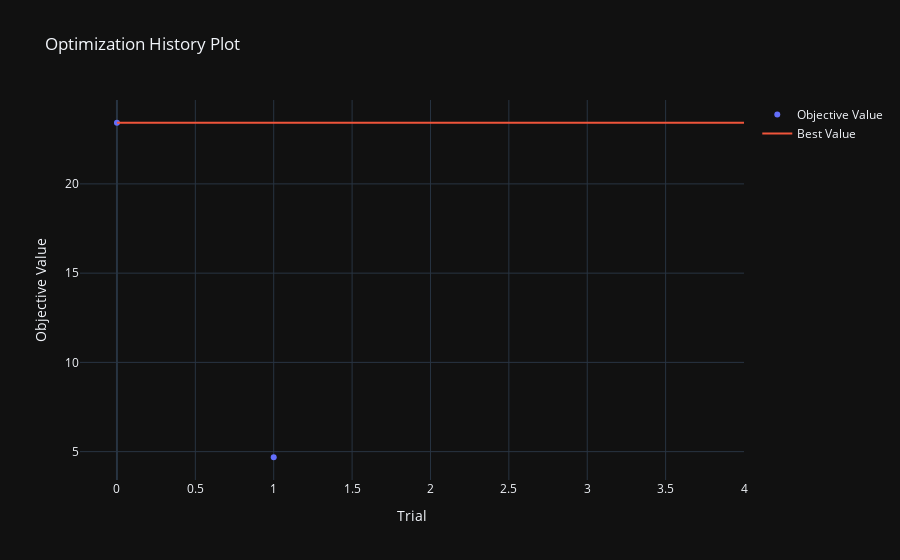
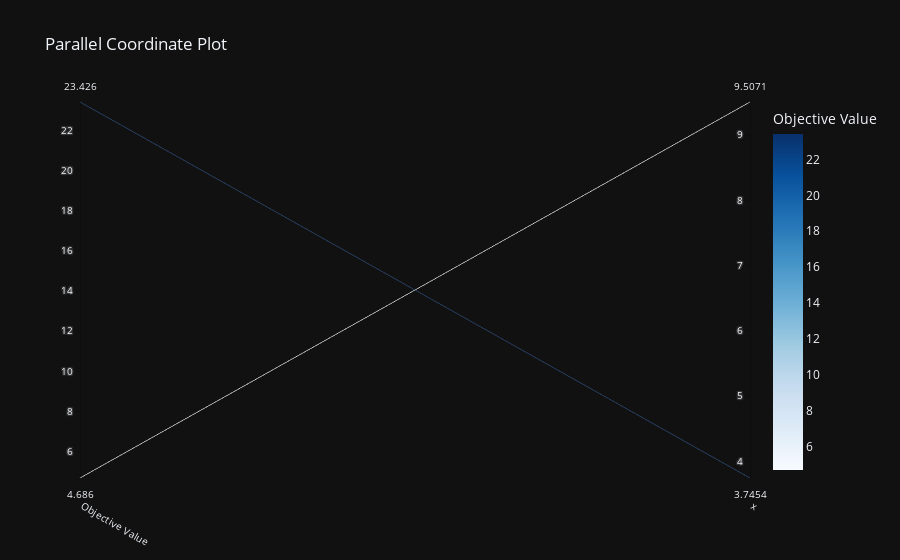
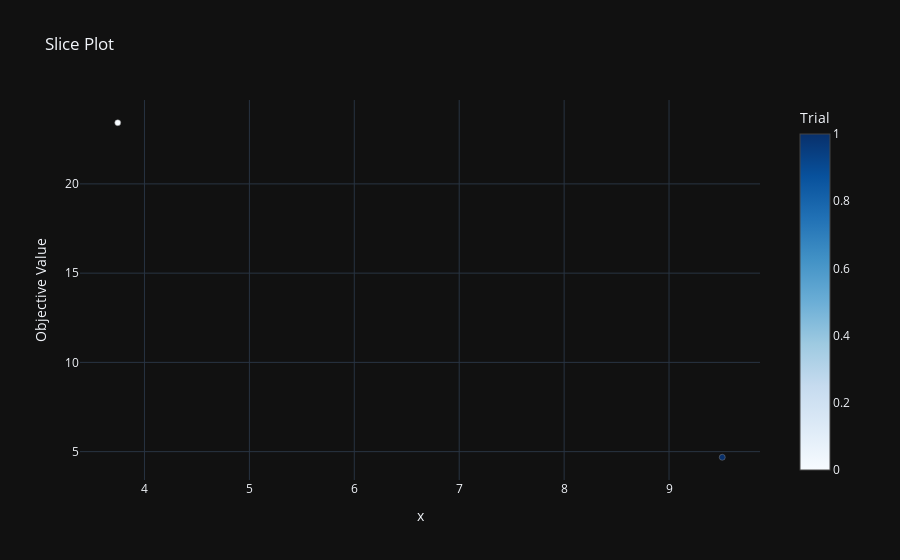

Notebook source saved alongside these figures, in order:
### Code cell
# Generate the individual plots
optimization_history = optuna.visualization.plot_optimization_history(study)
optimization_history.show()
parallel_coordinate = optuna.visualization.plot_parallel_coordinate(study)
parallel_coordinate.show()
slice_plot = optuna.visualization.plot_slice(study)
slice_plot.show()

### Figure 1 — Plotly figure (JSON) as saved in the notebook; plotly's stock layout.template omitted (floating-point values rounded to 4 significant figures)
{"data": [{"mode": "markers", "name": "Objective Value", "type": "scatter", "x": [0, 1], "y": [23.43, 4.686]}, {"mode": "lines", "name": "Best Value", "type": "scatter", "x": [0, 1, 2, 3, 4], "y": [23.43, 23.43, 23.43, 23.43, 23.43]}, {"marker": {"color": "#cccccc"}, "mode": "markers", "name": "Infeasible Trial", "showlegend": false, "type": "scatter", "x": [], "y": []}], "layout": {"title": {"text": "Optimization History Plot"}, "xaxis": {"title": {"text": "Trial"}}, "yaxis": {"title": {"text": "Objective Value"}}}}

### Figure 2 — Plotly figure (JSON) as saved in the notebook; plotly's stock layout.template omitted (floating-point values rounded to 4 significant figures)
{"data": [{"dimensions": [{"label": "Objective Value", "range": [4.686, 23.43], "values": [23.43, 4.686]}, {"label": "x", "range": [3.745, 9.507], "values": [3.745, 9.507]}], "labelangle": 30, "labelside": "bottom", "line": {"color": [23.43, 4.686], "colorbar": {"title": {"text": "Objective Value"}}, "colorscale": [[0, "rgb(247,251,255)"], [0.125, "rgb(222,235,247)"], [0.25, "rgb(198,219,239)"], [0.375, "rgb(158,202,225)"], [0.5, "rgb(107,174,214)"], [0.625, "rgb(66,146,198)"], [0.75, "rgb(33,113,181)"], [0.875, "rgb(8,81,156)"], [1, "rgb(8,48,107)"]], "reversescale": false, "showscale": true}, "type": "parcoords"}], "layout": {"title": {"text": "Parallel Coordinate Plot"}}}

### Figure 3 — Plotly figure (JSON) as saved in the notebook; plotly's stock layout.template omitted (floating-point values rounded to 4 significant figures)
{"data": [{"marker": {"color": [0, 1], "colorbar": {"title": {"text": "Trial"}, "x": 1, "xpad": 40}, "colorscale": [[0, "rgb(247,251,255)"], [0.125, "rgb(222,235,247)"], [0.25, "rgb(198,219,239)"], [0.375, "rgb(158,202,225)"], [0.5, "rgb(107,174,214)"], [0.625, "rgb(66,146,198)"], [0.75, "rgb(33,113,181)"], [0.875, "rgb(8,81,156)"], [1, "rgb(8,48,107)"]], "line": {"color": "Grey", "width": 0.5}}, "mode": "markers", "name": "Feasible Trial", "showlegend": false, "type": "scatter", "x": [3.745, 9.507], "y": [23.43, 4.686]}], "layout": {"title": {"text": "Slice Plot"}, "xaxis": {"title": {"text": "x"}}, "yaxis": {"title": {"text": "Objective Value"}}}}
